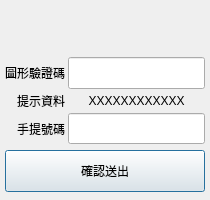
<?xml version="1.0" encoding="UTF-8"?>
<ui version="4.0">
 <class>TwAdv</class>
 <widget class="QDialog" name="TwAdv">
  <property name="geometry">
   <rect>
    <x>0</x>
    <y>0</y>
    <width>210</width>
    <height>200</height>
   </rect>
  </property>
  <property name="windowTitle">
   <string>登入驗證</string>
  </property>
  <property name="styleSheet">
   <string notr="true"/>
  </property>
  <layout class="QVBoxLayout" name="verticalLayout">
   <property name="spacing">
    <number>3</number>
   </property>
   <property name="leftMargin">
    <number>5</number>
   </property>
   <property name="topMargin">
    <number>3</number>
   </property>
   <property name="rightMargin">
    <number>5</number>
   </property>
   <property name="bottomMargin">
    <number>3</number>
   </property>
   <item>
    <widget class="QLabel" name="label_verifyCode">
     <property name="minimumSize">
      <size>
       <width>200</width>
       <height>45</height>
      </size>
     </property>
     <property name="maximumSize">
      <size>
       <width>200</width>
       <height>45</height>
      </size>
     </property>
     <property name="cursor">
      <cursorShape>PointingHandCursor</cursorShape>
     </property>
     <property name="styleSheet">
      <string notr="true">padding:0px;border:0px;</string>
     </property>
     <property name="text">
      <string/>
     </property>
     <property name="scaledContents">
      <bool>true</bool>
     </property>
     <property name="alignment">
      <set>Qt::AlignCenter</set>
     </property>
    </widget>
   </item>
   <item>
    <layout class="QGridLayout" name="gridLayout">
     <property name="spacing">
      <number>3</number>
     </property>
     <item row="0" column="0">
      <widget class="QLabel" name="label_3">
       <property name="text">
        <string>圖形驗證碼</string>
       </property>
       <property name="alignment">
        <set>Qt::AlignRight|Qt::AlignTrailing|Qt::AlignVCenter</set>
       </property>
      </widget>
     </item>
     <item row="2" column="1">
      <widget class="QLineEdit" name="lineEdit_phone">
       <property name="maximumSize">
        <size>
         <width>16777215</width>
         <height>32</height>
        </size>
       </property>
       <property name="font">
        <font>
         <pointsize>11</pointsize>
        </font>
       </property>
       <property name="maxLength">
        <number>33</number>
       </property>
       <property name="alignment">
        <set>Qt::AlignCenter</set>
       </property>
      </widget>
     </item>
     <item row="1" column="0">
      <widget class="QLabel" name="label_5">
       <property name="text">
        <string>提示資料</string>
       </property>
       <property name="alignment">
        <set>Qt::AlignRight|Qt::AlignTrailing|Qt::AlignVCenter</set>
       </property>
      </widget>
     </item>
     <item row="0" column="1">
      <widget class="QLineEdit" name="lineEdit_verifyCode">
       <property name="maximumSize">
        <size>
         <width>16777215</width>
         <height>32</height>
        </size>
       </property>
       <property name="font">
        <font>
         <pointsize>11</pointsize>
        </font>
       </property>
       <property name="maxLength">
        <number>18</number>
       </property>
       <property name="alignment">
        <set>Qt::AlignCenter</set>
       </property>
      </widget>
     </item>
     <item row="2" column="0">
      <widget class="QLabel" name="label_4">
       <property name="text">
        <string>手提號碼</string>
       </property>
       <property name="alignment">
        <set>Qt::AlignRight|Qt::AlignTrailing|Qt::AlignVCenter</set>
       </property>
      </widget>
     </item>
     <item row="1" column="1">
      <widget class="QLabel" name="label_tips">
       <property name="maximumSize">
        <size>
         <width>16777215</width>
         <height>17</height>
        </size>
       </property>
       <property name="text">
        <string>XXXXXXXXXXXX</string>
       </property>
       <property name="alignment">
        <set>Qt::AlignCenter</set>
       </property>
      </widget>
     </item>
    </layout>
   </item>
   <item>
    <widget class="QPushButton" name="pushButton_send">
     <property name="minimumSize">
      <size>
       <width>0</width>
       <height>42</height>
      </size>
     </property>
     <property name="text">
      <string>確認送出</string>
     </property>
    </widget>
   </item>
  </layout>
 </widget>
 <tabstops>
  <tabstop>lineEdit_verifyCode</tabstop>
  <tabstop>lineEdit_phone</tabstop>
  <tabstop>pushButton_send</tabstop>
 </tabstops>
 <resources/>
 <connections/>
</ui>
